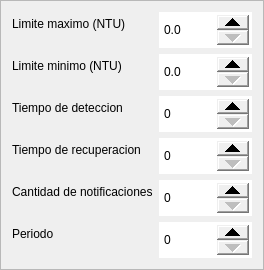
        <widget class="QFrame" name="frame_22">
         <property name="styleSheet">
          <string notr="true">QDoubleSpinBox { 
height: 30;
}

QDoubleSpinBox::up-button { 
width: 32px; 
height: 15;
}
QDoubleSpinBox::down-button { 
width: 32px; 
height: 15;

}</string>
         </property>
         <property name="frameShape">
          <enum>QFrame::StyledPanel</enum>
         </property>
         <property name="frameShadow">
          <enum>QFrame::Raised</enum>
         </property>
         <layout class="QFormLayout" name="formLayout_29">
          <item row="0" column="0">
           <widget class="QLabel" name="label_186">
            <property name="text">
             <string>Limite maximo (NTU)</string>
            </property>
           </widget>
          </item>
          <item row="0" column="1">
           <widget class="QDoubleSpinBox" name="control_10F0">
            <property name="accelerated">
             <bool>true</bool>
            </property>
            <property name="prefix">
             <string/>
            </property>
            <property name="suffix">
             <string/>
            </property>
            <property name="decimals">
             <number>1</number>
            </property>
            <property name="minimum">
             <double>0.000000000000000</double>
            </property>
            <property name="maximum">
             <double>9999999999.000000000000000</double>
            </property>
            <property name="singleStep">
             <double>0.100000000000000</double>
            </property>
           </widget>
          </item>
          <item row="1" column="0">
           <widget class="QLabel" name="label_187">
            <property name="text">
             <string>Limite minimo (NTU)</string>
            </property>
           </widget>
          </item>
          <item row="1" column="1">
           <widget class="QDoubleSpinBox" name="control_10F1">
            <property name="accelerated">
             <bool>true</bool>
            </property>
            <property name="prefix">
             <string/>
            </property>
            <property name="suffix">
             <string/>
            </property>
            <property name="decimals">
             <number>1</number>
            </property>
            <property name="minimum">
             <double>0.000000000000000</double>
            </property>
            <property name="maximum">
             <double>9999999999.000000000000000</double>
            </property>
            <property name="singleStep">
             <double>0.100000000000000</double>
            </property>
           </widget>
          </item>
          <item row="3" column="0">
           <widget class="QLabel" name="label_188">
            <property name="text">
             <string>Tiempo de deteccion</string>
            </property>
           </widget>
          </item>
          <item row="3" column="1">
           <widget class="QDoubleSpinBox" name="control_10F2">
            <property name="accelerated">
             <bool>true</bool>
            </property>
            <property name="prefix">
             <string/>
            </property>
            <property name="suffix">
             <string/>
            </property>
            <property name="decimals">
             <number>0</number>
            </property>
            <property name="minimum">
             <double>0.000000000000000</double>
            </property>
            <property name="maximum">
             <double>9999999999.000000000000000</double>
            </property>
            <property name="singleStep">
             <double>1.000000000000000</double>
            </property>
           </widget>
          </item>
          <item row="4" column="0">
           <widget class="QLabel" name="label_189">
            <property name="text">
             <string>Tiempo de recuperacion</string>
            </property>
           </widget>
          </item>
          <item row="4" column="1">
           <widget class="QDoubleSpinBox" name="control_10F3">
            <property name="accelerated">
             <bool>true</bool>
            </property>
            <property name="prefix">
             <string/>
            </property>
            <property name="suffix">
             <string/>
            </property>
            <property name="decimals">
             <number>0</number>
            </property>
            <property name="minimum">
             <double>0.000000000000000</double>
            </property>
            <property name="maximum">
             <double>9999999999.000000000000000</double>
            </property>
            <property name="singleStep">
             <double>1.000000000000000</double>
            </property>
           </widget>
          </item>
          <item row="5" column="0">
           <widget class="QLabel" name="label_190">
            <property name="text">
             <string>Cantidad de notificaciones</string>
            </property>
           </widget>
          </item>
          <item row="5" column="1">
           <widget class="QDoubleSpinBox" name="control_10F4">
            <property name="accelerated">
             <bool>true</bool>
            </property>
            <property name="prefix">
             <string/>
            </property>
            <property name="suffix">
             <string/>
            </property>
            <property name="decimals">
             <number>0</number>
            </property>
            <property name="minimum">
             <double>0.000000000000000</double>
            </property>
            <property name="maximum">
             <double>9999999999.000000000000000</double>
            </property>
           </widget>
          </item>
          <item row="6" column="0">
           <widget class="QLabel" name="label_191">
            <property name="text">
             <string>Periodo</string>
            </property>
           </widget>
          </item>
          <item row="6" column="1">
           <widget class="QDoubleSpinBox" name="control_10F5">
            <property name="accelerated">
             <bool>true</bool>
            </property>
            <property name="prefix">
             <string/>
            </property>
            <property name="suffix">
             <string/>
            </property>
            <property name="decimals">
             <number>0</number>
            </property>
            <property name="minimum">
             <double>0.000000000000000</double>
            </property>
            <property name="maximum">
             <double>9999999999.000000000000000</double>
            </property>
           </widget>
          </item>
         </layout>
        </widget>
